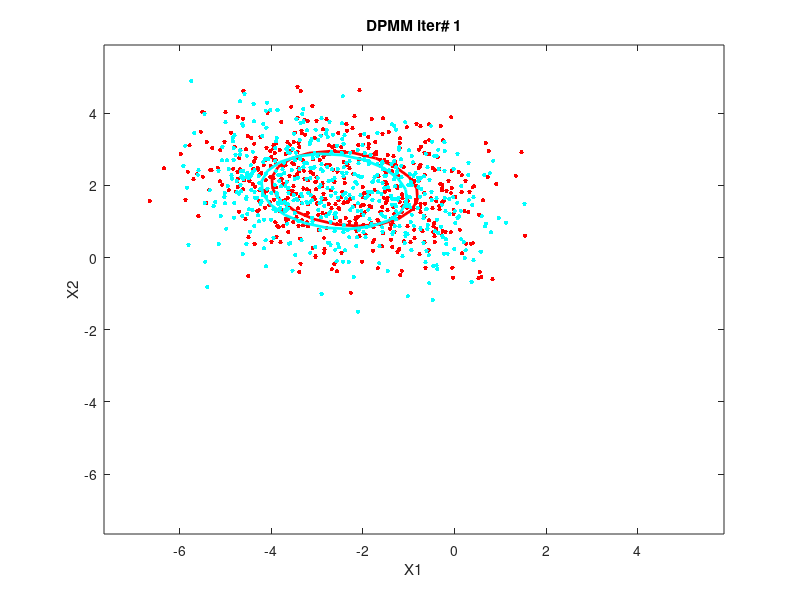
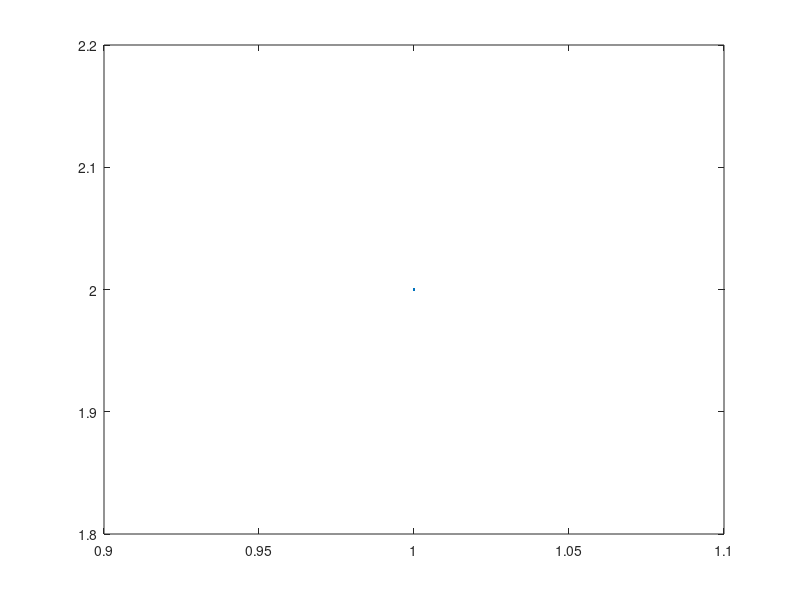

These figures' MATLAB source, in order:
function [dpmm, dpmm_posterior, dpmm_time] = DPC(X)
%% Dirichlet Process Mixture Model for Gaussian data
% 
% G ~ DP(a,H)
% H is a 2d Gaussian

%clear all; close all; 
rng('default');
options.generate_plots = 1;

%% DPMM parameters
if (nargin < 1)
    d=2;   %x in R^d
    n=1e3; %number of points
else
    [n,d] = size(X);
    ss = 1;
    sm = 3;
end

trueK=2;    %true number of clusters
trueZ=ceil(trueK*(1:n)/n); %true labels

K = 2;      %init number of clusters
alpha=1000;    %concentration parameter

num_gibbs = 1;

%% generate data
if (nargin < 1)
% synthetic data
ss = 1;
sm = 3;
mu = sm*randn(d,trueK);
X = transpose(mu(:,trueZ) + ss*randn(d,n)); %n x d
end

%% NIW prior parameters
%NIW(mu,S|m0,k0,nu0,S0)

niw.d  = d;
niw.mu0 = zeros(d,1);    %prior mean
niw.k0 = 1;              %how strongly we believe in m0 prior
niw.S0 = 2*ss^2*eye(d);  %prior mean for Sigma
niw.nu0 = d+1;  %3       %how strongly we believe in S0 prior (dof) nu0>D-1
niw.ss = sm^2/ss^2;      %cluster spread
niw.rr = 1/niw.ss;       %1/cluster spread              
niw.SS = niw.nu0*niw.S0; %nu0 * S0

%% DPMM algorithm

%pi=GEM(40,5);
%figure; stem(pi);

%init z (alternatively, can use k-means)
z = mod(randperm(n),K)+1;
%z = ceil(rand(1,n)*K);
%z = trueZ;

%init dpmm
fprintf('initializing dpmm...\n');
gauss = gauss_init(niw); %init gauss struct
[dpmm] = dpmm_init(K,alpha,gauss, X, z);

record_K = zeros(num_gibbs,1);
dpmm_time = zeros(num_gibbs,1);
Ns = [1 2 3 10 50 100 150 num_gibbs]; cnt = 1;
%Ns = 1:num_gibbs; cnt = 1;

for iter=1:num_gibbs
   
   record_K(iter) = dpmm.K;
   if (iter == Ns(cnt) && options.generate_plots == 1)
       cnt = cnt + 1;
       figure;
       dpmm_plot(dpmm);       
       axis([min(dpmm.X(:))-1 max(dpmm.X(:))+1  min(dpmm.X(:))-1 max(dpmm.X(:))+1]);
       title(['DPMM iter# ' num2str(iter)]);
       %saveas(gcf, strcat('./figures/dpmm_', num2str(iter), '.png'));
   end   
   fprintf('gibbs iter: %d\n', iter);
   
   if (iter == num_gibbs)
      numK = dpmm.K+1;
      dpmm_posterior = zeros(n,numK); 
   end
   
   tic;
   for ii = 1:n
       k = dpmm.z(ii);       
       %remove xi statistics from component zi       
       dpmm.nk(k) = dpmm.nk(k) - 1;       
       dpmm.gm{k} = del_item(dpmm.gm{k}, dpmm.X(ii,:));

       if (dpmm.nk(k) == 0)
           %delete empty component
           dpmm.gm(k) = [];
           dpmm.K = dpmm.K - 1;
           dpmm.nk(k) = [];          
           idx = find(dpmm.z>k);      
           dpmm.z(idx) = dpmm.z(idx) - 1;  %re-label component
       end
       
       log_pzi = log([dpmm.nk; dpmm.alpha]);  %p(zi=k|z_mi,alpha)       
       for kk=1:dpmm.K+1          
          %log p(zi=k|z_mi,x,alpha,beta) ~ log p(zi=k|z_mi,alpha) + log p(x_i|x_kmi, beta)
          log_pzi(kk) = log_pzi(kk) + log_predictive(dpmm.gm{kk}, dpmm.X(ii,:));
       end
       %sample zi ~ P(zi=k|z_mi,x,alpha,beta)
       pzi = exp(log_pzi - max(log_pzi)); %numerical stability
       pzi = pzi/sum(pzi);
       if (iter == num_gibbs), dpmm_posterior(ii,1:numK) = pzi(1:numK); end
       
       u = rand;
       k = find(u < cumsum(pzi),1,'first');
       
       if (k==dpmm.K+1)
           %create a new cluster
           dpmm.gm{k+1} = dpmm.gm{k}; %warm init
           dpmm.K = dpmm.K + 1;
           dpmm.nk= [dpmm.nk; 0];
       end
       
       %add xi statistics to component z_i=knew
       dpmm.z(ii) = k;
       dpmm.nk(k) = dpmm.nk(k) + 1;
       dpmm.gm{k} = add_item(dpmm.gm{k}, dpmm.X(ii,:));
       
   end 
   dpmm_time(iter) = toc;
end

SAVE_PATH = './';
save([SAVE_PATH,'dpmm.mat']);

%% generate plots
if (options.generate_plots)
figure; plot(record_K)
end

end

function [dpmm] = dpmm_init(K,alpha,gauss, X, z)

dpmm.K = K;
dpmm.N = size(X,1);
dpmm.alpha = alpha;
dpmm.gm = cell(1,K+1);  %cell of structs!
dpmm.X = X;
dpmm.z = z;
dpmm.nk = zeros(K,1);

%init mixture components
for kk = 1:K+1
    dpmm.gm{kk} = gauss;
end

%add data items to mixture components
for i = 1:dpmm.N    
    k = z(i);
    dpmm.gm{k} = add_item(dpmm.gm{k},X(i,:));
    dpmm.nk(k) = dpmm.nk(k) + 1;
end

end

function [gauss] = add_item(gauss, xi)

xi = xi(:);
gauss.n = gauss.n + 1;
gauss.rr = gauss.rr + 1;    
gauss.nu0 = gauss.nu0 + 1;
gauss.Sigma = cholupdate(gauss.Sigma,xi);
gauss.mu = gauss.mu + xi;

end

function [gauss] = del_item(gauss, xi)

xi = xi(:);
gauss.n = gauss.n - 1;
gauss.rr = gauss.rr - 1;    
gauss.nu0 = gauss.nu0 - 1;
gauss.Sigma = cholupdate(gauss.Sigma,xi,'-');
gauss.mu = gauss.mu - xi;

end

function [gauss] = gauss_init(niw)
%create a gaussian struct with no data items

gauss.d = niw.d;
gauss.n = 0;              % init number of items.
gauss.rr = niw.rr;
gauss.nu0 = niw.nu0;
gauss.Sigma = chol(niw.SS + niw.rr*niw.mu0*niw.mu0');
gauss.mu = niw.rr*niw.mu0;
gauss.Z0 = ZZ(niw.d,gauss.n,gauss.rr,gauss.nu0,gauss.Sigma,gauss.mu);

end

function ll = log_predictive(gauss,xi)
% log predictive probability of xx given other data items in the component
% log p(xi|x_1,...,x_n)
xi = xi(:);
ll =   ZZ(gauss.d,gauss.n+1,gauss.rr+1,gauss.nu0+1,cholupdate(gauss.Sigma,xi),gauss.mu+xi) ...
     - ZZ(gauss.d,gauss.n  ,gauss.rr  ,gauss.nu0  ,           gauss.Sigma    ,gauss.mu);
end

function zz = ZZ(dd,nn,rr,vv,CC,XX)

zz = - nn*dd/2*log(pi) ...
     - dd/2*log(rr) ...
     - vv*sum(log(diag( cholupdate(CC,XX/sqrt(rr),'-')  ))) ...
     + sum(gammaln((vv-(0:dd-1))/2));

end

function y = logdet(A)
% Compute log(det(A)) where A is positive-definite
% This is faster and more stable than using log(det(A)).
try
    U = chol(A);
    y = 2*sum(log(diag(U)));
catch
    y = 0;
    warning('logdet:posdef', 'Matrix is not positive definite');
end

end

function [pi_pdf]=GEM(K,alpha)
%stick-breaking construction
beta=zeros(K,1);
pi_pdf=zeros(K,1);

for k=1:K
    beta(k)=betarnd(1,alpha);
    pi_pdf(k)=beta(k)*prod(1-beta);
end

figure;
x=linspace(0,1,1e2);
plot(x,betapdf(x,1,5),'-b'); hold on;
plot(x,betapdf(x,1,10),'-r');
legend('\alpha=5','\alpha=10');
ylabel('beta(1,\alpha) pdf'); title('beta prior');

end

function [] = dpmm_plot(dpmm)

cmap = hsv(dpmm.K);

for kk = 1:dpmm.K
  [mu sigma] = rand_sample(dpmm.gm{kk});
  plotellipse(mu,sigma,'color',cmap(kk,:),'linewidth',2);
  hold on
  ii = find(dpmm.z==kk);
  d=length(mu);
  if (d > 2)
    [x_coeff, x_score] = pca(dpmm.X);
    x_pca = x_score(:,1:2);
    xx = x_pca(ii,:);
    plot(xx(:,1),xx(:,2),'.','color',cmap(kk,:),'markersize',10); hold on;
    xlabel('PC 1'); ylabel('PC 2'); title('PCA Plot');       
  else
    xx = dpmm.X(ii,:);
    plot(xx(:,1),xx(:,2),'.','color',cmap(kk,:),'markersize',10); hold on;
    xlabel('X1'); ylabel('X2');
  end
end

end

function el = plotellipse(xx,var,varargin)
% plot ellipse with centre xx and shape given by positive definite matrix var
[v,d] = eig(var);
d = sqrt(d);
theta = (0:.05:1)*2*pi;
xy = repmat(xx,1,length(theta))+d(1,1)*v(:,1)*sin(theta)+d(2,2)*v(:,2)*cos(theta);
dim = size(v,1);
if (dim <= 2)    
    el = plot(xy(1,:),xy(2,:),varargin{:});
end
end

function [mu,sigma] = rand_sample(gauss)
% [mu, sigma] = rand(qq)
% generates random mean mu and covariance sigma from the posterior of
% component parameters given data items in component.

CC = cholupdate(gauss.Sigma,gauss.mu/sqrt(gauss.rr),'-')\eye(gauss.d);

sigma = iwishrnd(CC,gauss.nu0,CC);
mu = mvnrnd(gauss.mu'/gauss.rr, sigma/gauss.rr)';

end

